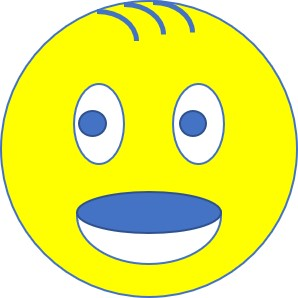
#> input picture Codigo/OpenCV/imagenes/secuencia_emoticono/Imagen1.jpg, 298 x 298 px
$ python color_tracking_emoticono.py
#> lines starting #> are read from the running program, lines starting #| are printed output that depends on the picture
import cv2
import numpy as np
from os import listdir
from math import ceil

matiz_objetivo = 0
rango = 5

color = (0, 255, 255)
grosor = 2

carpeta_emoticono = '../imagenes/secuencia_emoticono/'
lista_emoticonos = []

for archivo in listdir(carpeta_emoticono):
    lista_emoticonos.append(cv2.imread(carpeta_emoticono+archivo))

numero_imagenes = len(lista_emoticonos)
#> numero_imagenes = 3
indice_emoticono = ceil(numero_imagenes/2)
#> indice_emoticono = 2

def selecciona_color(evento, x, y, flags, frame):
    global matiz_objetivo

    if evento == cv2.EVENT_LBUTTONDOWN:
        hsv = cv2.cvtColor(frame, cv2.COLOR_BGR2HSV)
        h, s, v = cv2.split(hsv)
        matiz_objetivo = h[y, x]

def selecciona_rango(valor):
    global rango
    rango = valor

def filtra_matiz(frame):
    frame_suavizado = cv2.blur(frame, (10, 10))
    hsv = cv2.cvtColor(frame_suavizado, cv2.COLOR_BGR2HSV)
    color_inferior = np.array([matiz_objetivo - rango,150,0])
    color_superior = np.array([matiz_objetivo + rango,255,255])
    mascara = cv2.inRange(hsv, color_inferior, color_superior)

    #mascara = cv2.dilate(mascara, None, iterations=4)
    #mascara = cv2.erode(mascara, None, iterations=2)

    contornos, _ = cv2.findContours(mascara, cv2.RETR_LIST, cv2.CHAIN_APPROX_NONE)
    return contornos

cv2.namedWindow('webcam')
cv2.createTrackbar('Rango', 'webcam', 5, 30, selecciona_rango)

camara = cv2.VideoCapture(0)
if not camara.isOpened():
    print("No es posible abrir la cámara")
    exit()

ancho_frame = camara.get(cv2.CAP_PROP_FRAME_WIDTH)
ancho_zona = ancho_frame/numero_imagenes
#> ancho_zona = 128

while True:
    ret, frame = camara.read()
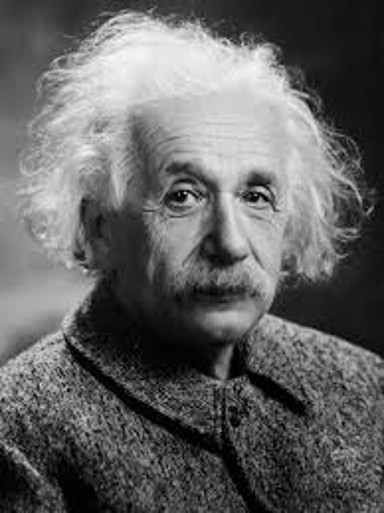
#> input picture Codigo/OpenCV/imagenes/Einstein.jpg, 384 x 513 px, given in place of the camera
#> frame is the input picture: shape (513, 384, 3); min 0, max 250, mean 99
    if not ret:
        print("No es posible obtener la imagen")
        break

    contornos = filtra_matiz(frame)
#> in filtra_matiz, `frame_suavizado = cv2.blur(frame, (10, 10))`:
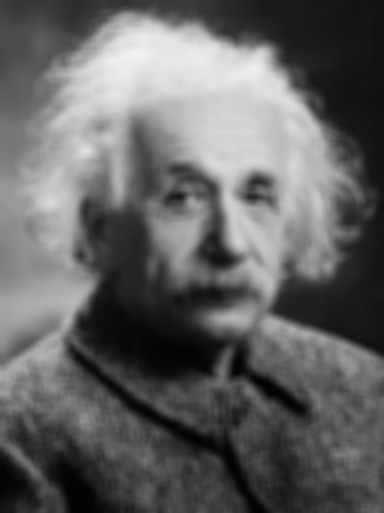
#> frame_suavizado: shape (513, 384, 3); min 2, max 242, mean 99
#> in filtra_matiz, `hsv = cv2.cvtColor(frame_suavizado, cv2.COLOR_BGR2HSV)`: hsv: shape (513, 384, 3); mean H, S, V 0, 0, 99
#> in filtra_matiz, `mascara = cv2.inRange(hsv, color_inferior, color_superior)`: mascara: shape (513, 384); every value is 0
#> in filtra_matiz, `contornos, _ = cv2.findContours(mascara, cv2.RETR_LIST, cv2.CHAIN_APPR..`: contornos = []
#> contornos = []
    if len(contornos) > 0:
        contorno_max = max(contornos, key = cv2.contourArea)

        (x, y), radio = cv2.minEnclosingCircle(contorno_max)
        centro = (int (x), int (y))
        radio = int (radio)
        cv2.circle (frame, centro, radio, color, grosor)

        indice_emoticono = numero_imagenes - ceil(x/ancho_zona)

    cv2.imshow('webcam', frame)
    cv2.imshow('Emoticono', lista_emoticonos[indice_emoticono])
    cv2.setMouseCallback('webcam', selecciona_color, frame)

    if cv2.waitKey(1) == ord('q'):
#> (key q is pressed here)
        break

camara.release()
cv2.destroyAllWindows()
